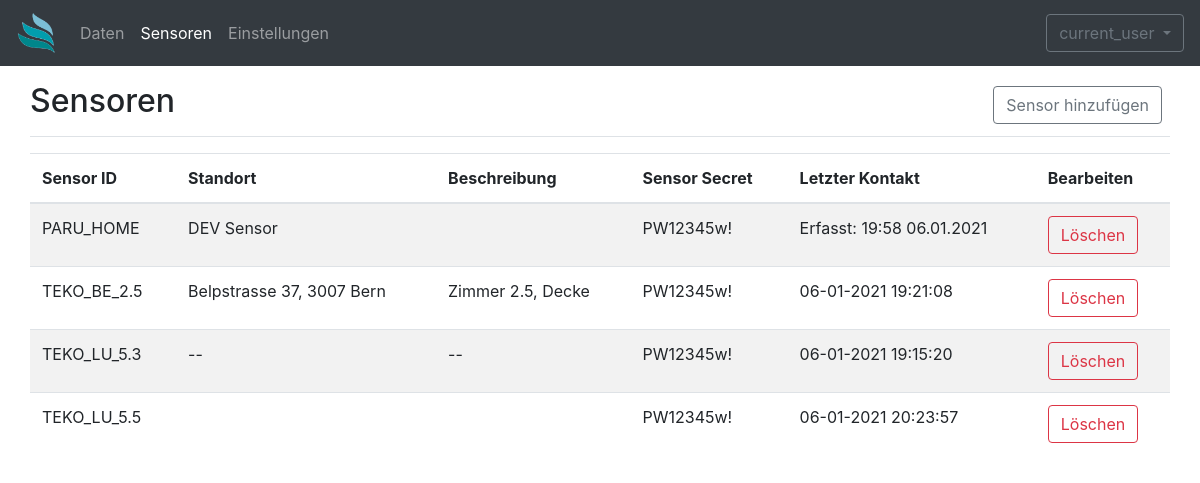
Page /sensors (signed in) on the committed database.
### app.py (models this page shows)
class dbSensors(db.Model):
    id = db.Column(db.Integer, primary_key=True)
    sensorid = db.Column(db.String(10), nullable=False)
    sensorsecret = db.Column(db.String(10), nullable=False)
    sensordata = db.relationship('dbSenData', backref='sendata', lazy=True)
    lastseen = db.Column(db.String(20))
    location = db.Column(db.String(50))
    description = db.Column(db.Text)

### app.py (the view)
@app.route('/sensors', methods=['GET'])
@login_required
def sensors():
    return render_template('sensors.html', sensors=dbSensors.query.order_by(dbSensors.sensorid.asc()))

### app.py (called while the page is built)
@login_manager.user_loader
def load_user(user_id):
    return dbUsers.query.get(int(user_id))

### templates/sensors.html (shortened to what this page needs)
{% extends 'base.html' %}
{% block body %}
{% set error = request.args.get('error') %}
<div class="container-fluid">
    <main role="main" class="col-md">
        <div
            class="d-flex justify-content-between flex-wrap flex-md-nowrap align-items-center pt-3 pb-2 mb-3 border-bottom">
            <h1 class="h2">Sensoren</h1>
            <div class="btn-toolbar mb-2 mb-md-0">
                <div class="btn-group mr-2">
                    <button type="button" class="btn btn btn-outline-secondary" data-toggle="modal"
                        data-target="#addSensor">
                        Sensor hinzufügen
                    </button>
                </div>
            </div>
        </div>
        <div class="table-responsive">
            <table class="table table-striped table">
                <thead>
                    <tr>
                        <th>Sensor ID</th>
                        <th>Standort</th>
                        <th>Beschreibung</th>
                        <th>Sensor Secret</th>
                        <th>Letzter Kontakt</th>
                        <th>Bearbeiten</th>
                    </tr>
                </thead>
                <tbody>
                    {% for x in sensors %}
                    <tr>
                        <td>{{ x.sensorid }}</td>
                        <td>{{ x.location }}</td>
                        <td>{{ x.description}}</td>
                        <td>{{ x.sensorsecret }}</td>
                        <td>{{ x.lastseen }}</td>
                        <td>
                            <button type="button" class="btn btn-outline-danger" data-toggle="modal"
                                data-target="#deleteSensor" data-sensorid="{{ x.sensorid }}">
                                Löschen
                            </button>
                        </td>
                    </tr>
                    {% endfor %}
                </tbody>
            </table>
        </div>
    </main>
</div>
{% endblock %}

### templates/base.html (shortened to what this page needs)
<!DOCTYPE html>
<html lang="de">
<head>
    <link rel="stylesheet" href="https://cdn.jsdelivr.net/npm/bootstrap@4.5.3/dist/css/bootstrap.min.css"
>
</head>
<body>
    <nav class="navbar navbar-expand navbar-dark bg-dark">
        <a class="navbar-brand" href="/">
            <img src="{{url_for('static', filename='Logo_trans.png')}}" width="40" height="40" />
        </a>
        <div class="collapse navbar-collapse" id="navbarsExample02">
            <ul class="navbar-nav mr-auto">
                <li class="nav-item {% if url_for(request.endpoint)=='/' %} active {%endif%}">
                    <a class="nav-link" href="/">Daten</a>
                </li>
                {% if current_user.is_authenticated %}
                <li class="nav-item {% if url_for(request.endpoint)=='/sensors' %} active {%endif%}">
                    <a class="nav-link" href="/sensors">Sensoren</a>
                </li>
                <li class="nav-item {% if url_for(request.endpoint)=='/admin' %} active {%endif%}">
                    <a class="nav-link" href="/admin">Einstellungen</a>
                </li>
                {% endif %}
            </ul>
            {% if current_user.is_authenticated %}
            <button type="button" class="btn btn-outline-secondary dropdown-toggle" data-toggle="dropdown"
                aria-haspopup="true" aria-expanded="false">
                current_user
            </button>
            {% else %}
            <button type="button" class="btn btn-info" data-toggle="modal" data-target="#loginModal">Login</button>
            {% endif %}
        </div>
    </nav>
    {% block body %} {% endblock %}
</body>
</html>

### rows in the picture
dbSensors: sensorid "PARU_HOME", location "DEV Sensor", sensorsecret "PW12345w!", lastseen "Erfasst: 19:58 06.01.2021"
dbSensors: sensorid "TEKO_BE_2.5", location "Belpstrasse 37, 3007 Bern", description "Zimmer 2.5, Decke", sensorsecret "PW12345w!", lastseen "06-01-2021 19:21:08"
dbSensors: sensorid "TEKO_LU_5.3", location "--", description "--", sensorsecret "PW12345w!", lastseen "06-01-2021 19:15:20"
dbSensors: sensorid "TEKO_LU_5.5", sensorsecret "PW12345w!", lastseen "06-01-2021 20:23:57"
